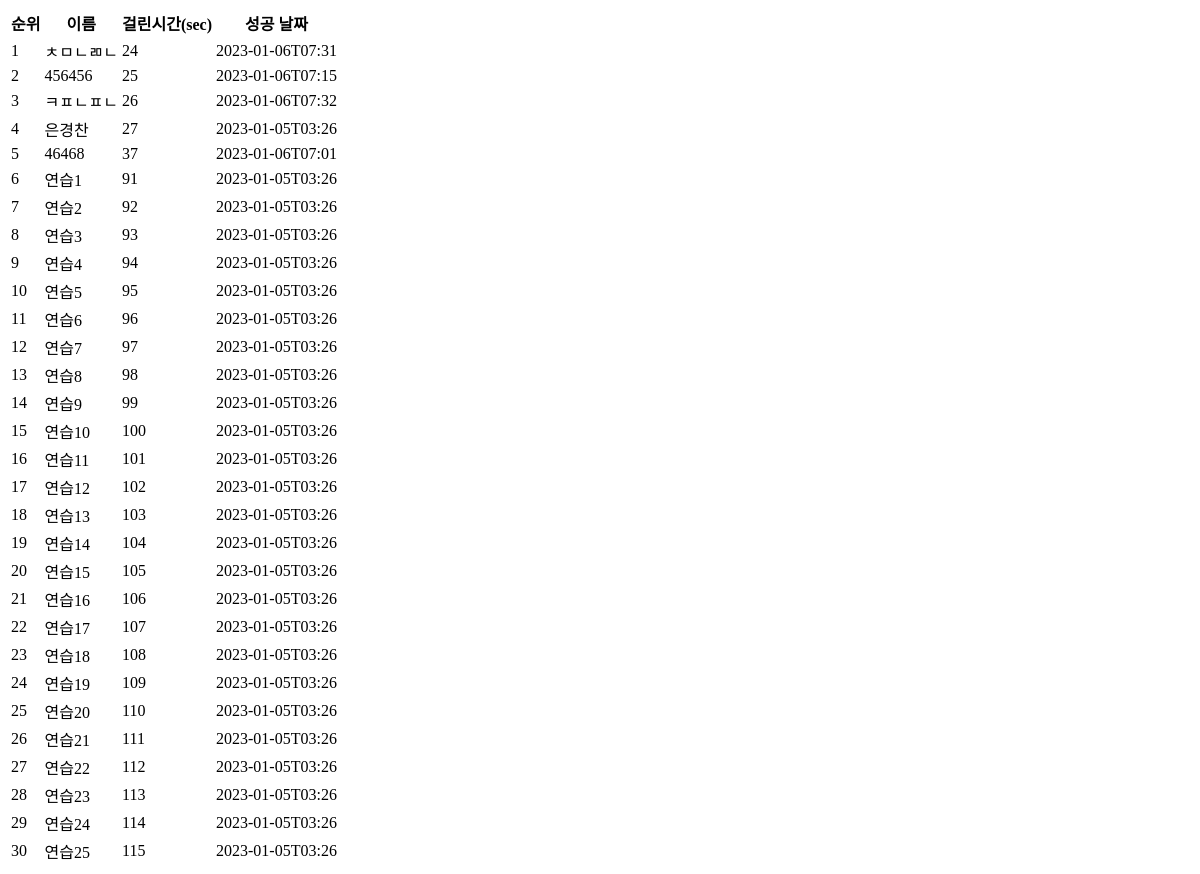
The page /puzzleRank/ on the database as committed earlier.
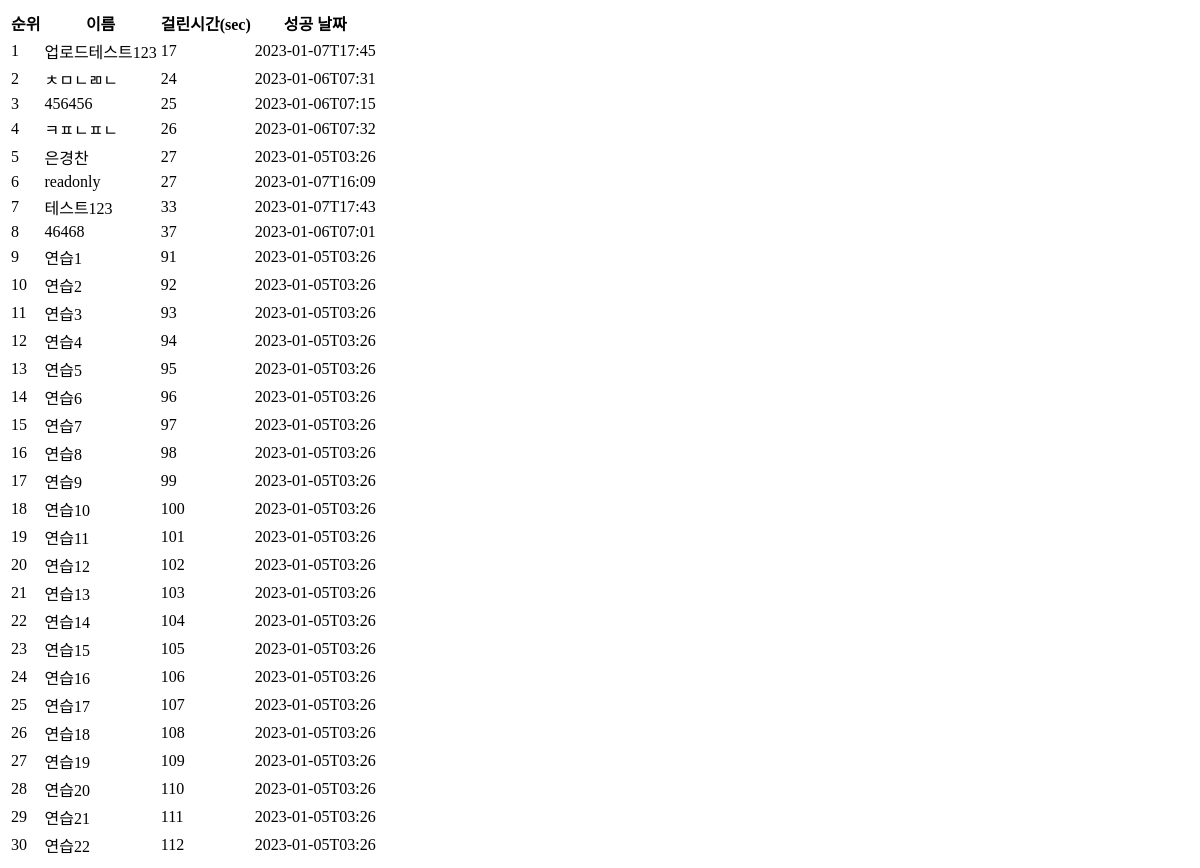
The same page on the database as committed later.
### puzzleApp/models.py (models this page shows)
class Puzzle(models.Model):
    name = models.CharField(max_length=255, unique=True)
    score = models.IntegerField()
    date = models.CharField(max_length=255)
    class Meta:
        db_table = 'Puzzle'

### mainApp/views.py (the view)
# urls.py: path("puzzleRank/", mainViews.puzzleRank, name="puzzleRank"),
def puzzleRank(request):
    puzzle = Puzzle.objects.all().order_by('score','date')
    page_info = {
        "startPage" : 1,
        "endPage" : 10,
        "underPageCount" : 10,
        "currentPage" : 1,
        "totalPage" : 0,
        "countPerPage" : 30,
    }
    page_info["currentPage"] = request.GET.get('page')
    if not page_info["currentPage"]:
        page_info["currentPage"] = 1
    else:
        page_info["currentPage"] = int(page_info["currentPage"])
        if page_info["currentPage"] <= 0:
            page_info["currentPage"] = 1
    page_info["totalPage"] = (puzzle.count() // page_info["countPerPage"]) + 1
    if (puzzle.count() % page_info["countPerPage"]) == 0:
        page_info["totalPage"] -= 1
    page_info["startPage"] = (page_info["currentPage"] // page_info["underPageCount"]) * page_info["underPageCount"] + 1
    page_info["endPage"] = page_info["startPage"] + page_info["underPageCount"] - 1
    if page_info["endPage"] > page_info["totalPage"]:
        page_info["endPage"] = page_info["totalPage"]
    pageRange = range(page_info["startPage"], page_info["endPage"]+1)
    paginator = Paginator(puzzle, page_info["countPerPage"])
    rankinfo_s = paginator.get_page(page_info["currentPage"])
    return render(request, 'mainApp/puzzle_rank.html', {"rankdata":rankinfo_s, "page_info":page_info, "pageRange":pageRange})

### mainApp/templates/mainApp/puzzle_rank.html
<table>
    <thead>
        <tr>
            <th>순위</th>
            <th>이름</th>
            <th>걸린시간(sec)</th>
            <th>성공 날짜</th>
        </tr>
    </thead>
    <tbody>
    {% for pu in rankdata %}
        <tr>
            <h3>
                <td>{{forloop.counter0|add:1}}</td>
                <td>{{pu.name}}</td>
                <td>{{pu.score}}</td>
                <td>{{pu.date}}</td>
            </h3>
        </tr>
        {% endfor %}
    </tbody>
</table>

Rows that differ between the two databases and show on the page:
no longer on this page (row unchanged): Puzzle: name "연습23", score "113", date "2023-01-05T03:26"
no longer on this page (row unchanged): Puzzle: name "연습24", score "114", date "2023-01-05T03:26"
no longer on this page (row unchanged): Puzzle: name "연습25", score "115", date "2023-01-05T03:26"
added Puzzle: name "업로드테스트123", score "17", date "2023-01-07T17:45"
added Puzzle: name "readonly", score "27", date "2023-01-07T16:09"
added Puzzle: name "테스트123", score "33", date "2023-01-07T17:43"
